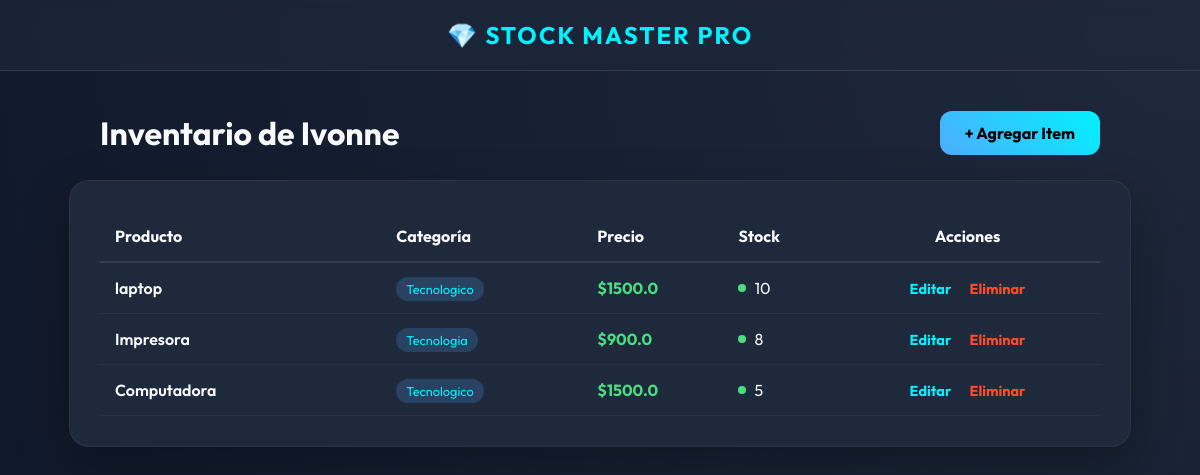
Before: / with the older database file.
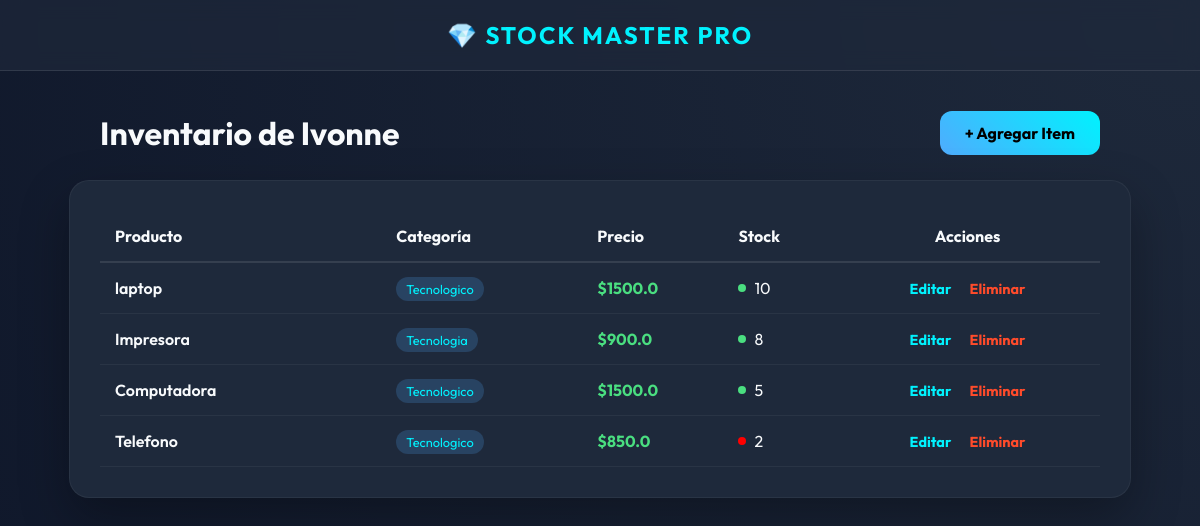
After: the same page with the newer database file.
### tables this page shows
CREATE TABLE productos (
            id INTEGER PRIMARY KEY AUTOINCREMENT,
            nombre TEXT NOT NULL,
            categoria TEXT NOT NULL,
            precio REAL NOT NULL,
            stock INTEGER NOT NULL
        );

### app.py (the view)
@app.route('/')
def index():
    conexion = conectar_db()
    productos = conexion.execute('SELECT * FROM productos').fetchall()
    conexion.close()
    return render_template('index.html', productos=productos)

### app.py (called while the page is built)
def conectar_db():
    conexion = sqlite3.connect(os.path.join(ruta_base, 'inventario.db'))
    conexion.row_factory = sqlite3.Row
    return conexion

### templates/index.html
{% extends 'base.html' %}
{% block content %}
<div style="display: flex; justify-content: space-between; width: 100%; align-items: center; margin-bottom: 25px;">
    <h1 style="margin:0; font-size: 2rem;">Inventario de Ivonne</h1>
    <a href="{{ url_for('registrar') }}" class="btn">+ Agregar Item</a>
</div>
<div class="glass-card">
    <table style="width: 100%; border-collapse: collapse; text-align: left;">
        <thead>
            <tr style="border-bottom: 2px solid rgba(255,255,255,0.1);">
                <th style="padding: 15px;">Producto</th>
                <th>Categoría</th>
                <th>Precio</th>
                <th>Stock</th>
                <th style="text-align: center;">Acciones</th>
            </tr>
        </thead>
        <tbody>
            {% for p in productos %}
            <tr style="border-bottom: 1px solid rgba(255,255,255,0.05); transition: 0.2s;" onmouseover="this.style.background='rgba(255,255,255,0.02)'" onmouseout="this.style.background='transparent'">
                <td style="padding: 15px; font-weight: 600;">{{ p.nombre }}</td>
                <td><span style="background: rgba(79, 172, 254, 0.2); color: var(--primary); padding: 4px 10px; border-radius: 20px; font-size: 0.8rem;">{{ p.categoria }}</span></td>
                <td style="color: #4ade80; font-weight: 700;">${{ p.precio }}</td>
                <td>
                    <div style="display: flex; align-items: center; gap: 8px;">
                        <div style="width: 8px; height: 8px; border-radius: 50%; background: {{ 'red' if p.stock < 5 else '#4ade80' }}"></div>
                        {{ p.stock }}
                    </div>
                </td>
                <td style="text-align: center;">
                    <a href="{{ url_for('editar', id=p.id) }}" style="color: var(--primary); text-decoration: none; font-size: 0.9rem; font-weight: bold; margin-right: 15px;">Editar</a>
                    <a href="{{ url_for('eliminar', id=p.id) }}" style="color: #ff4b2b; text-decoration: none; font-size: 0.9rem; font-weight: bold;" onclick="return confirm('¿Seguro que deseas eliminar este producto?')">Eliminar</a>
                </td>
            </tr>
            {% endfor %}
        </tbody>
    </table>
</div>
{% endblock %}

### templates/base.html (shortened to what this page needs)
<!DOCTYPE html>
<html lang="es">
<head>
</head>
<body>
    <nav>
        <a href="{{ url_for('index') }}">💎 Stock Master Pro</a>
    </nav>
    <div class="container">
        {% block content %}{% endblock %}
    </div>
</body>
</html>

### templates/base.html (style rules this page uses)
:root { --primary: #00f2fe; --secondary: #4facfe; --bg: #0f172a; --card-bg: #1e293b; --text: #f8fafc; }
body { font-family: 'Outfit', sans-serif; background: radial-gradient(circle at top right, #1e293b, #0f172a); color: var(--text); margin: 0; min-height: 100vh; display: flex; flex-direction: column; align-items: center; }
nav { width: 100%; background: rgba(30, 41, 59, 0.7); backdrop-filter: blur(10px); padding: 20px 0; text-align: center; border-bottom: 1px solid rgba(255, 255, 255, 0.1); margin-bottom: 40px; }
nav a { color: var(--primary); text-decoration: none; font-weight: 700; font-size: 1.5rem; text-transform: uppercase; letter-spacing: 2px; }
.container { width: 90%; max-width: 1000px; display: flex; flex-direction: column; align-items: center; }
.glass-card { background: var(--card-bg); border-radius: 20px; padding: 30px; box-shadow: 0 20px 50px rgba(0,0,0,0.3); border: 1px solid rgba(255,255,255,0.05); width: 100%; }
.btn { background: linear-gradient(45deg, var(--secondary), var(--primary)); color: #000; padding: 12px 25px; border-radius: 12px; text-decoration: none; font-weight: 700; transition: 0.3s; border: none; cursor: pointer; display: inline-block; }

Changed rows visible on the page:
added productos: nombre "Telefono", categoria "Tecnologico", precio "850.0", stock "2"
